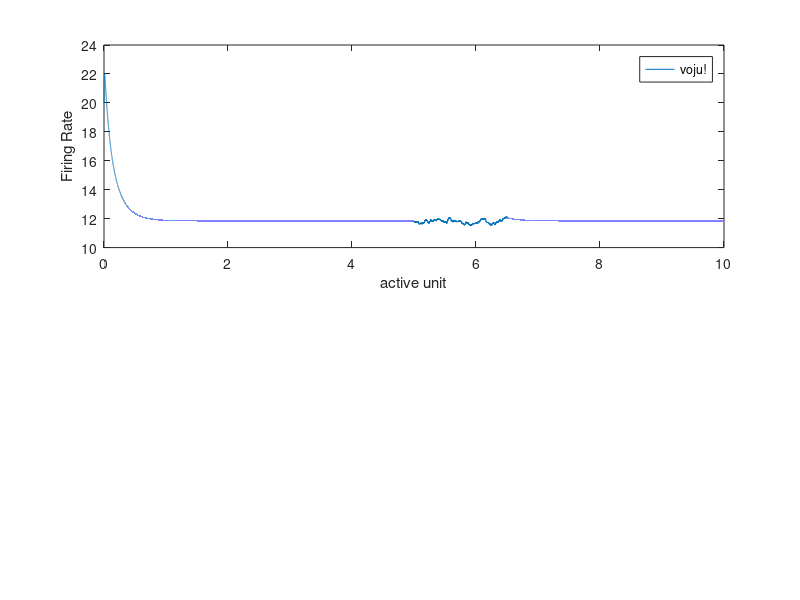

The MATLAB source for this figure: (Note: this script raises an error after producing the figure.)
% Network with N total inhibition-stabilized excitatory-inhibitory units. 
% M of those pairs we attempt to make "active", and N-M pairs we try to 
% suppress.

% In particular, this simulation displays bistability within a single 
% unit given a quadratic firing rate equation for the inhibitory units

% Nonlinear inhibitory unit Firing rate
% Linear excitatory unit Firing rate

% Noise duration could be manually set by start_t and end_t

clear
N = 2;              % Total excitatory-inhibitory firing rate unit pairs
M = 1;              % Total number of active excitatory-inhibitory firing rate unit pairs           

%% Add all subfolders of current directory into matlab session search
current_path = pwd;
addpath(genpath(current_path))

%% Parameters
dt = 0.0001;        % Time step for simulation
tmax = 10;          % Duration of simulation
t = 0:dt:tmax;      % Simulation time vector
Nt = length(t);

taue = 0.010;       % Time constant for excitatory cells
taui = 0.010;       % Time constant for Inhibitory cells

Wee0 = 1.3;         % Excit.-Excit. connection strength
Wie0 = -0.2;        % Inhib.-Excit. connection strength
Wei0 = 2.9;         % Excit-Excit connection strength
Weix = 0.5;         % Excit.-Inhibitory Cross connection strength
Wiex = -0.1;
Wii0 = -1;          % Inhib-Inhib connection strength

%% Original values
% Wee0 = 1.5;         % Excit.-Excit. connection strength
% Wie0 = -0.4;        % Inhib.-Excit. connection strength
% Wei0 = 2.5;         % Excit-Excit connection strength
% Weix = 0.5;           %Excit.-Inhibitory Cross connection strength
% Wiex = 0;
% Wii0 = -1;  

I0e = 1;            % Excit. applied current
I0i = 17;           % Inhib. applied current

alpha_e = 1;        % Gain of excit. cells
alpha_i = 0.02;     % Gain of inhib. cells
rmax = 100;         % Maximum firing rate

theta_e = 0;%1;    % threshold of activity for e. cells
theta_i = 0;%5;    % threshold of activity for i. cells

%Connection Matricies
Wee = Wee0*eye(N);
Wie = (Wie0-Wiex)*eye(N) + Wiex*ones(N);
Wei = (Wei0-Weix)*eye(N) + Weix*ones(N);
Wii = Wii0*eye(N);

%Current Matricies
Ie = I0e*ones(N,1);
Ii = I0i*ones(N,1);

% Calculate if the parameters fulfills requirments for inhibition stablized
% regime with linear firing rate function.
Wie_tilde = (-Wie0)/(1-Wii0);
I0i_tilde = I0i*Wie_tilde;
off_stable = Wee0 - 1 - Wie_tilde*(Wei0-Weix);
disp(off_stable)

%Rate Matricies
initial_fr = 20;    % Initial firing rate, can be altered.
re = zeros(N,Nt);
ri = zeros(N,Nt);
re(1:M,1) = initial_fr;%50.3;
ri(1:M,1) = 0;

%% noise term, start_t and end_t correspond to the noise term time
% if cut the noise, set start_t and end_t = 0
% if want to add noise to all time, set start_t = 0, end_t = tmax
sigman = 0.005/sqrt(dt);    % initial value is 0.01 
start_t = 5;    % noise start time
end_t = 6.5;    % noise ending time

%% simulation
for i = 2:Nt
    % Remove noise outside of limited range of time (start_t - end_t)
    if (i*dt < start_t || i*dt > end_t)
        Ie_tot = Wee*re(:,i-1) + Wie*ri(:,i-1) + Ie;
        Ii_tot = Wei*re(:,i-1) + Wii*ri(:,i-1) + Ii;
    else
        Ie_tot = Wee*re(:,i-1) + Wie*ri(:,i-1) + Ie + sigman*randn(N,1);
        Ii_tot = Wei*re(:,i-1) + Wii*ri(:,i-1) + Ii + sigman*randn(N,1);        
    end
    Ie_tot = max(Ie_tot,0);
    Ii_tot = max(Ii_tot,0);

    % Calculate excit. firing rate using linear firing rate function;
    % inhib. firing rate using quadratic firing rate function.
    re(:,i) = re(:,i-1) + dt*(-eye(N)*re(:,i-1) + alpha_e*(Ie_tot-theta_e))/taue;   
    ri(:,i) = ri(:,i-1) + dt*(-eye(N)*ri(:,i-1) + alpha_i*(Ii_tot-theta_i).^2).*sign(Ii_tot-theta_i)/taui;
    
    % Firing rate in range of 0-rmax
    re(:,i) = max(re(:,i),0);
    ri(:,i) = max(ri(:,i),0);
    re(:,i) = min(re(:,i),rmax);
    ri(:,i) = min(ri(:,i),rmax);
end

% Plot the firing rates, active units in figure1 and inactive units in
% figure2. Plot active and inactive separately in subplots
title_str = num2str("linE-QI, ");
if M == N
    figure(1), clf
    plot(t,re), legend(strcat("unit " + (1:N))), xlabel("active unit"), ylabel("Firing Rate"), title(title_str+"Excit. Units")
    figure(2), clf
    plot(t,ri), legend(strcat("unit " + (1:N))), xlabel("active unit"), ylabel("Firing Rate"), title(title_str+"Inhib. Units")
elseif M == 0
    figure(1), clf
    plot(t,re), legend(strcat("unit " + (1:N))), xlabel("inactive unit"), ylabel("Firing Rate"), title(title_str+"Excit. Units")
    figure(2), clf
    plot(t,ri), legend(strcat("unit " + (1:N))), xlabel("inactive unit"), ylabel("Firing Rate"), title(title_str+"Inhib. Units")
else
    figure(1), clf
    subplot(2,1,1), plot(t,re(1:M,:)), legend(strcat("unit " + (1:M))), xlabel("active unit"), ylabel("Firing Rate"), sgtitle(title_str+"Excit. Units")
    subplot(2,1,2), plot(t,re(M+1:N,:)), legend(strcat("unit " + (M+1:N))), xlabel("inactive unit"), ylabel("Firing Rate")
    figure(2), clf
    subplot(2,1,1), plot(t,ri(1:M,:)), legend(strcat("unit " + (1:M))), xlabel("active unit"), ylabel("Firing Rate"), sgtitle(title_str+"Inhib. Units")
    subplot(2,1,2), plot(t,ri(M+1:N,:)), legend(strcat("unit " + (M+1:N))), xlabel("inactive unit"), ylabel("Firing Rate")
end

% add all subfolders of current directory into matlab session search
current_path = pwd;
addpath(genpath(current_path))

disp(is_bistable(N, M, re, dt, start_t))




